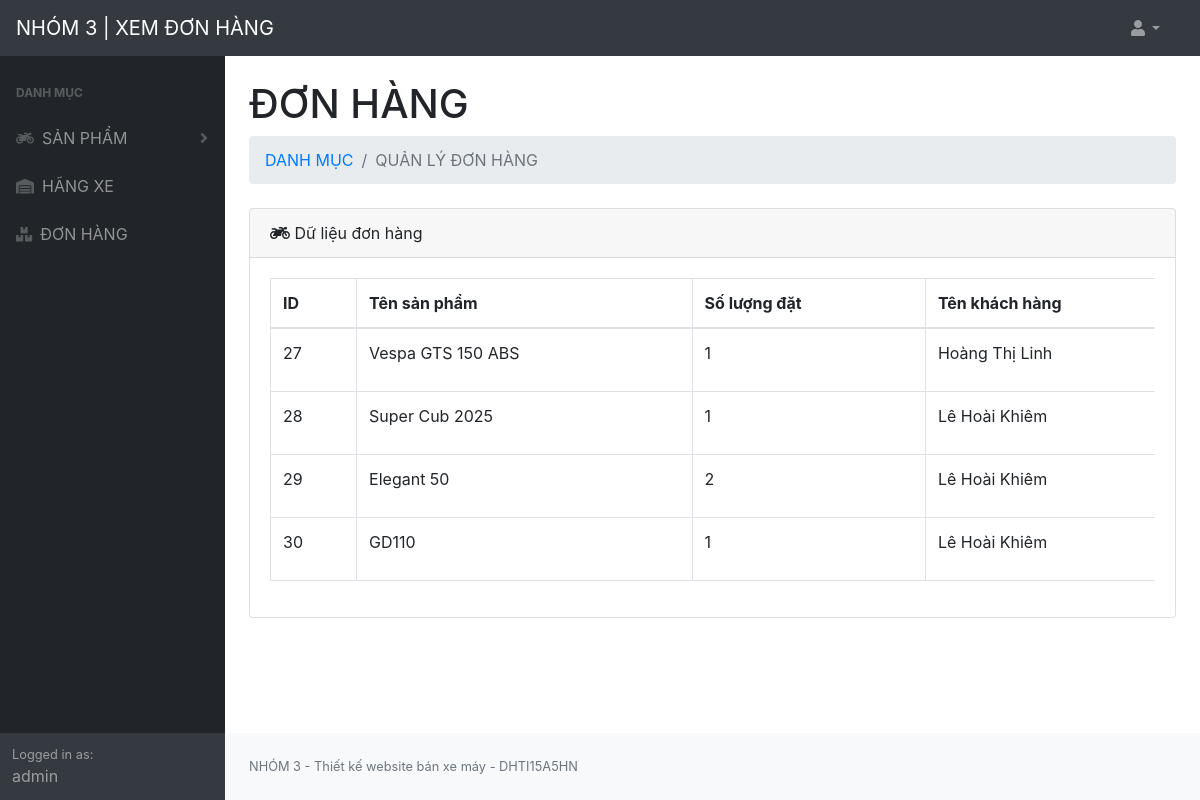
Screenshot of /admin/donhang.php (signed in) with the database file from the repository.
### tables this page shows
CREATE TABLE `donhang` (
  `id` int(11) NOT NULL,
  `tensp` varchar(255) NOT NULL,
  `soluongdat` int(11) NOT NULL,
  `tongtien` bigint(20) NOT NULL,
  `sdt` varchar(15) NOT NULL,
  `hoten` varchar(50) DEFAULT NULL,
  `email` varchar(255) NOT NULL,
  `diachi` varchar(255) NOT NULL,
  `ghichu` text DEFAULT NULL,
  `tenkh` varchar(255) NOT NULL,
  `created_at` timestamp NOT NULL DEFAULT current_timestamp()
);

### db/dbhelper.php (called while the page is built, shortened)
<?php
function executeResult($sql, $params = [])
{
    $con = getConnection();
    $stmt = mysqli_prepare($con, $sql);
    mysqli_stmt_execute($stmt);
    $result = mysqli_stmt_get_result($stmt);
    $data = [];
    while ($row = mysqli_fetch_array($result, MYSQLI_ASSOC)) {
        $data[] = $row;
    }
    return $data;
}
function getConnection() {
    $con = mysqli_connect(HOST, USERNAME, PASSWORD, DATABASE);
    mysqli_set_charset($con, 'UTF8');
    return $con;
}
?>

### admin/donhang.php (the view, shortened to what this page needs)
<!DOCTYPE html>
<?php
require_once ('../db/dbhelper.php');
?>
<html lang="vi">
    <head>
        <link href="../CSS/styles.css" rel="stylesheet" />
        <link rel="stylesheet" type="text/css" href="https://maxcdn.bootstrapcdn.com/font-awesome/4.7.0/css/font-awesome.min.css">
    </head>
    <body class="sb-nav-fixed">
        <nav class="sb-topnav navbar navbar-expand navbar-dark bg-dark">
           <a class="navbar-brand" href="admin.php">NHÓM 3 | XEM ĐƠN HÀNG</a>
            <form class="d-none d-md-inline-block form-inline ml-auto mr-0 mr-md-3 my-2 my-md-0">
            <ul class="navbar-nav ml-auto ml-md-0">
                <li class="nav-item dropdown">
                    <a class="nav-link dropdown-toggle" id="userDropdown" href="#" role="button" data-toggle="dropdown" aria-haspopup="true" aria-expanded="false"><i class="fas fa-user fa-fw"></i></a>
                </li>
            </ul>
            </form>
        </nav>
        <div id="layoutSidenav">
            <div id="layoutSidenav_nav">
                <nav class="sb-sidenav accordion sb-sidenav-dark" id="sidenavAccordion">
                    <div class="sb-sidenav-menu">
                         <div class="nav">
                            <div class="sb-sidenav-menu-heading"> DANH MỤC </div>
                            <a class="nav-link collapsed" href="product.jsp" data-toggle="collapse" data-target="#collapseLayouts" aria-expanded="false" aria-controls="collapseLayouts">
                                <div class="sb-nav-link-icon"><i class="fas fa-motorcycle"></i></div>
                                SẢN PHẨM
                                <div class="sb-sidenav-collapse-arrow"><i class="fas fa-angle-down"></i></div>
                            </a>
                            <a class="nav-link" href="category.php">
                                <div class="sb-nav-link-icon"> <i class="fas fa-warehouse"> </i></div>
                                HÃNG XE
                            </a>
                            <a class="nav-link" href="donhang.php">
                                <div class="sb-nav-link-icon"><i class="fas fa-boxes"></i></div>
                                ĐƠN HÀNG
                            </a>
                        </div>
                    </div>
                    <div class="sb-sidenav-footer">
                        <div class="small">Logged in as:</div>
                          <?php
                                if(isset($_SESSION['USER']) && $_SESSION['USER'] != NULL)
                                {
                                    echo $_SESSION['USER'];
                                }
                        ?>
                    </div>
                </nav>
            </div>
            <div id="layoutSidenav_content">
                <main>
                    <div class="container-fluid">
                        <h1 class="mt-4"> ĐƠN HÀNG
                        </h1>
                        <ol class="breadcrumb mb-4">
                            <li class="breadcrumb-item"><a href="admin.php"> DANH MỤC </a></li>
                            <li class="breadcrumb-item active">
                                QUẢN LÝ ĐƠN HÀNG
                            </li>
                        </ol>
                        <div class="card mb-4">
                            <div class="card-header">
                                <i class="fas fa-motorcycle"></i>
                                Dữ liệu đơn hàng
                                &emsp; &emsp;
                            </div>
                            <div class="card-body">
                                <div class="table-responsive">
                                    <table class="table table-bordered" id="dataTable" width="100%" cellspacing="0">
                                        <thead>
                                            <tr>
                                                <th> ID </th>
                                                <th> Tên sản phẩm </th>
                                                <th> Số lượng đặt </th>
                                                <th> Tên khách hàng </th>
                                            </tr>
                                        </thead>
                                        <tbody>
                                        <?php
                                        $sql = "select * from donhang";
                                        $categoryList = executeResult($sql);
                                        foreach ($categoryList as $item)
                                        {
                                            echo '<tr>
                                                        <td>'.$item['id'].'</td>
                                                        <td>'.$item['tensp'].'</td>
                                                        <td>'.$item['soluongdat'].'</td>
                                                        <td>'.$item['hoten'].'</td>
                                                        <td>'.$item['tenkh'].'</td>
                                                        <td>'.$item['sdt'].'</td>
                                                        <td>'.$item['email'].'</td>
                                                        <td>'.$item['diachi'].'</td>
                                                        <td>'.$item['ghichu'].'</td>
                                                        <td>
                                                            <form method="post">
                                                            <input value="'.$item['id'].'" type="hidden" name="id" id="id">
                                                            <button class="btn btn-primary" name="xoa" id="xoa"> Xóa </button>
                                                            </form>
                                                        </td>
                                                  </tr>';
                                        }
                                        ?>
                                        </tbody>
                                    </table>
                                </div>
                            </div>
                        </div>
                    </div>
                </main>
                <footer class="py-4 bg-light mt-auto">
                    <div class="container-fluid">
                        <div class="d-flex align-items-center justify-content-between small">
                            <div class="text-muted">NHÓM 3 - Thiết kế website bán xe máy - DHTI15A5HN</div>
                        </div>
                    </div>
                </footer>
            </div>
        </div>
    </body>
</html>

### rows the page displays
donhang: id "27", tensp "Vespa GTS 150 ABS", soluongdat "1", hoten "Hoàng Thị Linh"
donhang: id "28", tensp "Super Cub 2025", soluongdat "1", hoten "Lê Hoài Khiêm"
donhang: id "29", tensp "Elegant 50", soluongdat "2", hoten "Lê Hoài Khiêm"
donhang: id "30", tensp "GD110", soluongdat "1", hoten "Lê Hoài Khiêm"

### other values shown
$_SESSION['USER'] "admin"
